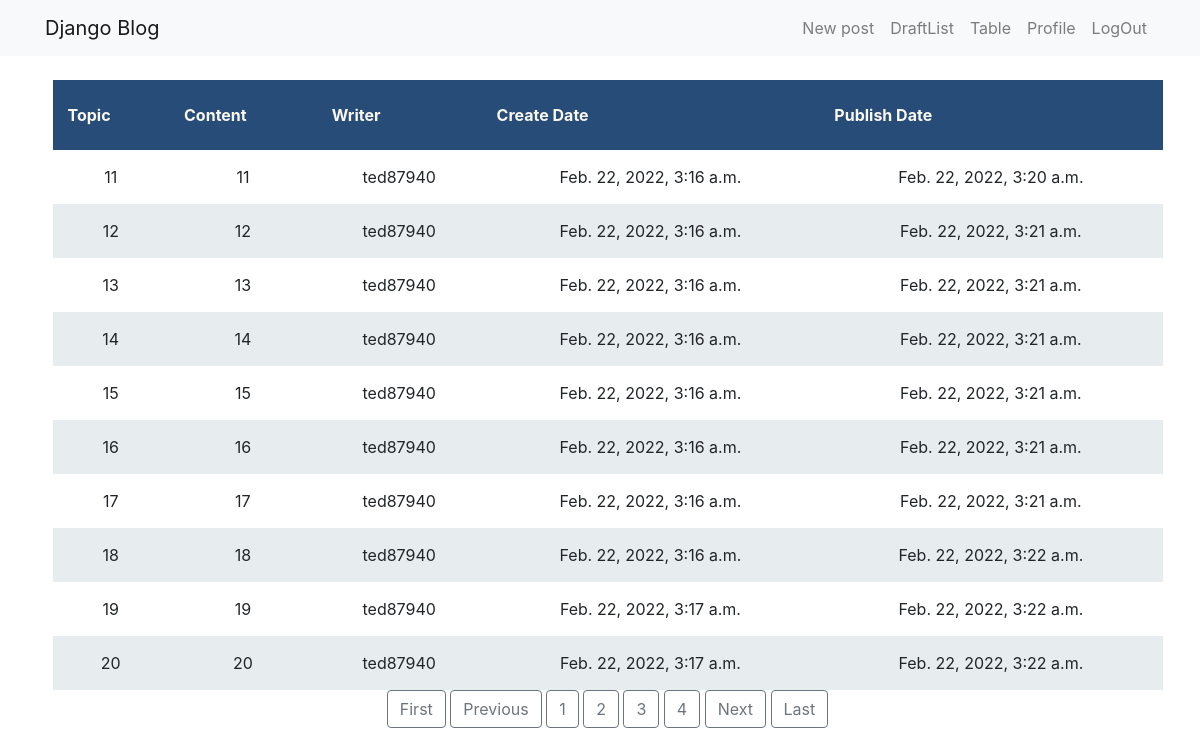
/board?page=2 (signed in), run on the app's committed database.
### blog/models.py (models this page shows, shortened)
class Post(models.Model):
    author = models.ForeignKey(settings.AUTH_USER_MODEL, on_delete=models.CASCADE)
    title = models.CharField(max_length=200)
    text = models.TextField()
    created_date = models.DateTimeField(default=timezone.now)
    published_date = models.DateTimeField(blank=True, null=True)

### blog/views.py (the view)
# urls.py: path('board', views.post_board, name='post_board'),
@login_required
def post_board(request):
    posts = Post.objects.filter(published_date__lte=timezone.now()).order_by('published_date')
    paginator = Paginator(posts, 10) # Show 10 contacts per page.
    page_number = request.GET.get('page')
    page_obj = paginator.get_page(page_number)
    return render(request, 'blog/post_board.html', {'page_obj': page_obj})

### blog/templates/blog/post_board.html (shortened to what this page needs)
{% extends 'blog/base.html' %}
{% block content %}
<div class="tablemar" style="overflow-x: auto;">
<table>
    <thead>
    <tr>
        <th>Topic</th>
        <th>Content</th>
        <th>Writer</th>
        <th>Create Date</th>
        <th>Publish Date</th>
    </tr>
    </thead>
    <tbody>
    {% for post in page_obj %}
        <tr>
            <td>{{ post.title }}</td>
            <td>{{ post.text }}</td>
            <td>{{ post.author }}</td>
            <td>{{ post.created_date }}</td>
            <td>{{ post.published_date }}</td>
        </tr>
    {% endfor %}
</div>
<div class="text-center">
      {% if page_obj.has_previous %}
        <a class="btn btn-outline-secondary" href="?page=1">First</a>
        <a class="btn btn-outline-secondary" href="?page={{ page_obj.previous_page_number }}">Previous</a>
      {% endif %}
      {% for num in page_obj.paginator.page_range %}
        {% if page_obj.number == num %}
          <a class="btn btn-outline-secondary" href="?page={{ num }}">{{ num }}</a>
        {% elif num > page_obj.number|add:'-3' and num < page_obj.number|add:'3' %}
          <a class="btn btn-outline-secondary" href="?page={{ num }}">{{ num }}</a>
        {% endif %}
      {% endfor %}
      {% if page_obj.has_next %}
        <a class="btn btn-outline-secondary" href="?page={{ page_obj.next_page_number }}">Next</a>
        <a class="btn btn-outline-secondary" href="?page={{ page_obj.paginator.num_pages }}">Last</a>
      {% endif %}
    </div>
{% endblock %}

### blog/static/css/blog.css (style rules this page uses)
body { padding-left: 15px; }
.tablemar { margin-top: 20px; }
table { width: 100%; border-collapse: collapse; margin-top: 20px; }
th, td { border: 1px solid black; text-align: center; padding: 15px; }
th { height: 70px; background-color: #274c77; color: #f9f7f0; }
tr:nth-child(even) { background-color: #e7ecef; }

### data on the page
Post: title "11", text "11", author "ted87940", created_date "Feb. 22, 2022, 3:16 a.m.", published_date "Feb. 22, 2022, 3:20 a.m."
Post: title "12", text "12", author "ted87940", created_date "Feb. 22, 2022, 3:16 a.m.", published_date "Feb. 22, 2022, 3:21 a.m."
Post: title "13", text "13", author "ted87940", created_date "Feb. 22, 2022, 3:16 a.m.", published_date "Feb. 22, 2022, 3:21 a.m."
Post: title "14", text "14", author "ted87940", created_date "Feb. 22, 2022, 3:16 a.m.", published_date "Feb. 22, 2022, 3:21 a.m."
Post: title "15", text "15", author "ted87940", created_date "Feb. 22, 2022, 3:16 a.m.", published_date "Feb. 22, 2022, 3:21 a.m."
Post: title "16", text "16", author "ted87940", created_date "Feb. 22, 2022, 3:16 a.m.", published_date "Feb. 22, 2022, 3:21 a.m."
Post: title "17", text "17", author "ted87940", created_date "Feb. 22, 2022, 3:16 a.m.", published_date "Feb. 22, 2022, 3:21 a.m."
Post: title "18", text "18", author "ted87940", created_date "Feb. 22, 2022, 3:16 a.m.", published_date "Feb. 22, 2022, 3:22 a.m."
Post: title "19", text "19", author "ted87940", created_date "Feb. 22, 2022, 3:17 a.m.", published_date "Feb. 22, 2022, 3:22 a.m."
Post: title "20", text "20", author "ted87940", created_date "Feb. 22, 2022, 3:17 a.m.", published_date "Feb. 22, 2022, 3:22 a.m."

### other printed values
{{ num }} "1" "3" "4"
{{ num }} "2"
